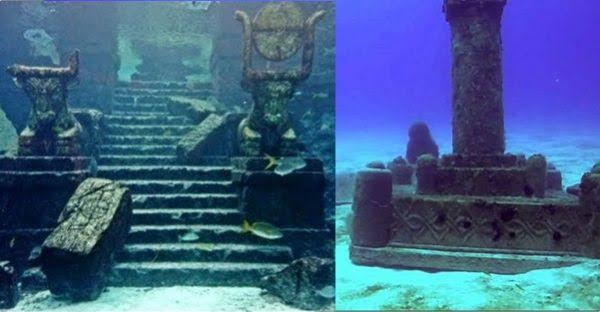
#> input picture src/input_data/architectural_columns.jpg, 600 x 312 px
$ python -i processor3.py   (imports and definitions only)
#> lines starting #> are read from the running program, lines starting #| are printed output that depends on the picture; after the words box and inside, x2 and y2 are one past the last pixel; in counts of white or black regions, pixels touching at a corner belong together
"""
Advanced Marine Image Processing Engine for Submerged Archaeological Sites (Dwarka Project).
"""

import cv2
import numpy as np
import logging

# [1 line not run here, left out]
logger = logging.getLogger(__name__)

class UnderwaterDwarkaProcessor:
    def __init__(self, image_path: str):
        self.image_path = image_path
        self.raw_image = None
        self.corrected_image = None
        self.gray_image = None
        self.edge_map = None
        self.structure_mask = None
        self.metrics = {}

    def load_image(self) -> bool:
        """Loads the underwater Dwarka site image."""
        try:
            self.raw_image = cv2.imread(self.image_path)
#> self.raw_image is the input picture: shape (312, 600, 3); mean B, G, R 137.6, 97.4, 64.1
            if self.raw_image is None:
                logger.error(f"Failed to load image at: {self.image_path}")
                return False
            logger.info("Underwater site image successfully loaded.")
            return True
        except Exception as e:
            logger.exception(f"Exception occurred while loading image: {e}")
            return False

    def corrective_color_balance(self) -> None:
        """Corrects the blue-green underwater color cast using LAB color space channel stretching."""
        # Convert to LAB color space to handle luminance (L) and color channels (A, B) separately
        lab = cv2.cvtColor(self.raw_image, cv2.COLOR_BGR2LAB)
#> lab: shape (312, 600, 3); mean of channels 0, 1, 2 102.9, 129.8, 103.3
        l_channel, a_channel, b_channel = cv2.split(lab)
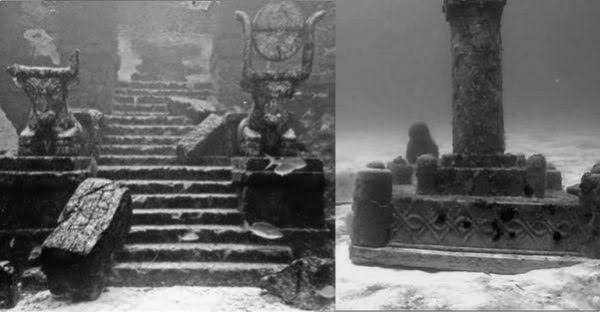
#> l_channel: shape (312, 600); min 2, max 251, mean 102.9
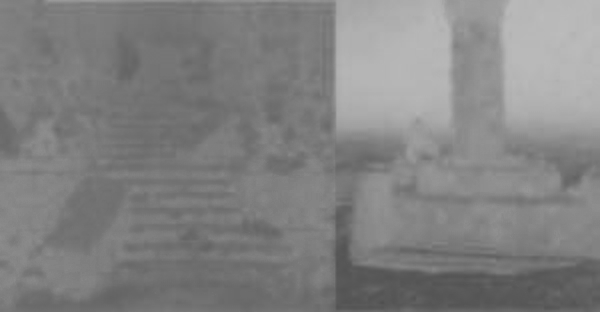
#> a_channel: shape (312, 600); min 79, max 189, mean 129.8
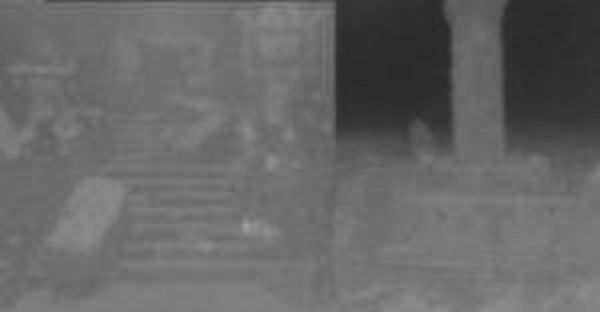
#> b_channel: shape (312, 600); min 42, max 158, mean 103.3

        # Apply CLAHE specifically to the luminance channel to reveal details under murky water
        clahe = cv2.createCLAHE(clipLimit=3.0, tileGridSize=(8, 8))
        l_cloned = clahe.apply(l_channel)

        # Merge back and convert to grayscale for structural analysis
        merged_lab = cv2.merge((l_cloned, a_channel, b_channel))
#> merged_lab: shape (312, 600, 3); mean of channels 0, 1, 2 119.7, 129.8, 103.3
        self.corrected_image = cv2.cvtColor(merged_lab, cv2.COLOR_LAB2BGR)
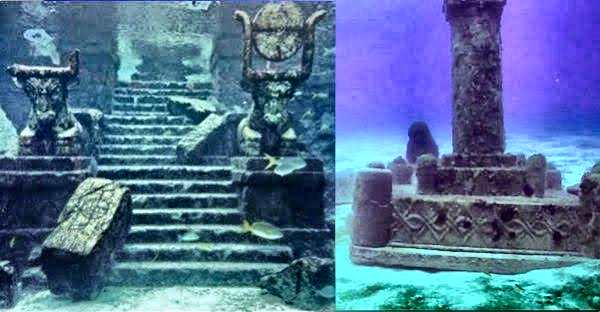
#> self.corrected_image: shape (312, 600, 3); mean B, G, R 151.3, 113.8, 82.4
        self.gray_image = cv2.cvtColor(self.corrected_image, cv2.COLOR_BGR2GRAY)
        logger.info("Underwater color cast corrected and luminance enhanced.")

    def detect_submerged_structures(self) -> None:
        """Applies Canny Edge Detection optimized for stone blocks and anchor outlines on the seabed."""
        # Bilateral filter clears out marine sediment/plankton noise while keeping stone block edges sharp
        smoothed = cv2.bilateralFilter(self.gray_image, d=9, sigmaColor=75, sigmaSpace=75)
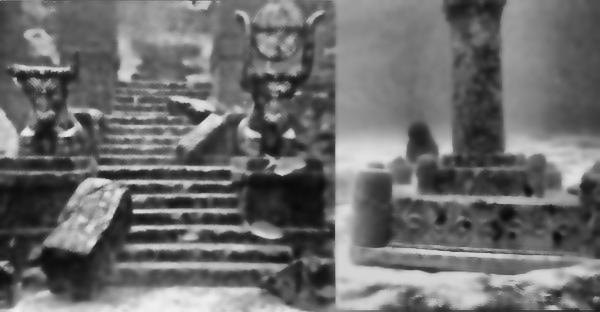
#> smoothed: shape (312, 600); min 10, max 241, mean 108.5
        self.edge_map = cv2.Canny(smoothed, threshold1=40, threshold2=120)
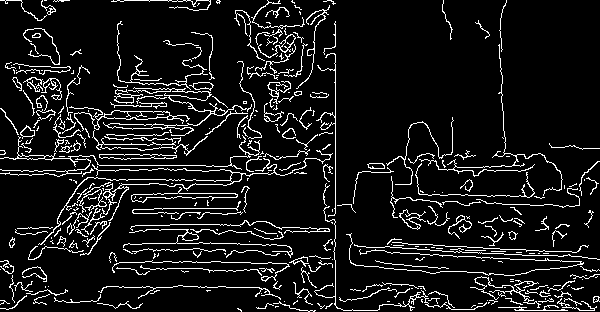
#> self.edge_map: shape (312, 600); 9.3% white in thin lines or dots
        logger.info("Submerged architectural edges and stone blocks mapped.")

    def segment_seafloor_objects(self) -> None:
        """Segments structural stone artifacts from the background seabed using Otsu thresholding."""
        _, self.structure_mask = cv2.threshold(self.gray_image, 0, 255, cv2.THRESH_BINARY + cv2.THRESH_OTSU)
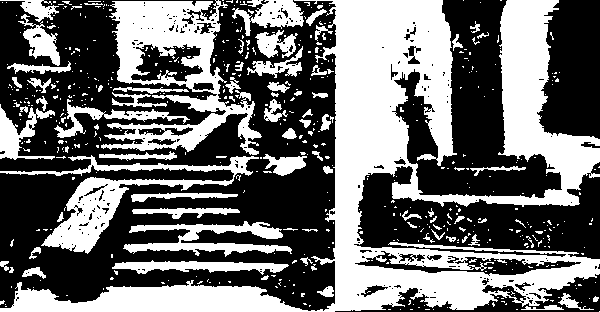
#> self.structure_mask: shape (312, 600); 43% white; 543 white regions (465 under 20 px), largest, box (x1, y1, x2, y2) and area: (0, 0, 600, 312) 47366, (101, 0, 262, 155) 9693, (0, 155, 259, 254) 5103
        logger.info("Seafloor objects and structures segmented.")

    def compute_metrics(self) -> dict:
        """Calculates quantitative metrics for the submerged site (e.g., exposed stone surface density)."""
        total_pixels = self.gray_image.size
#> total_pixels = 187200
        edge_pixels = np.sum(self.edge_map > 0)
#> edge_pixels = 17446
        structure_pixels = np.sum(self.structure_mask == 255)
#> structure_pixels = 80478

        self.metrics = {
            "total_pixels": int(total_pixels),
            "architectural_edge_complexity": int(edge_pixels),
            "exposed_structure_density": round((structure_pixels / total_pixels) * 100, 2),
            "structural_sharpness_ratio": round((edge_pixels / total_pixels) * 100, 2)
        }
#> self.metrics = {'total_pixels': 187200, 'architectural_edge_complexity': 17446, 'exposed_structure_density': 42.99, 'structural_sharpness_ratio': 9.32}
        logger.info("Marine archaeological metrics successfully computed.")
        return self.metrics

    def process_pipeline(self) -> dict:
        if not self.load_image():
            return {}
        self.corrective_color_balance()
        self.detect_submerged_structures()
        self.segment_seafloor_objects()
        return self.compute_metrics()

>>> result = UnderwaterDwarkaProcessor('input_data/architectural_columns.jpg').process_pipeline()
#> result has the same summary as self.metrics in compute_metrics

$ run again, on src/input_data/stone_blocks 2.jpg
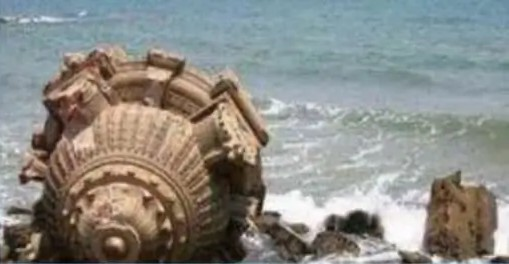
#> input picture src/input_data/stone_blocks 2.jpg, 509 x 264 px
#> in load_image, self.raw_image is the input picture: shape (264, 509, 3); mean B, G, R 133.8, 139.1, 139.5
#> lab: shape (264, 509, 3); mean of channels 0, 1, 2 146.2, 128, 131.5
#> merged_lab: shape (264, 509, 3); mean of channels 0, 1, 2 141.4, 128, 131.5
#> in detect_submerged_structures, `self.edge_map = cv2.Canny(smoothed, threshold1=40, threshold2=120)`:
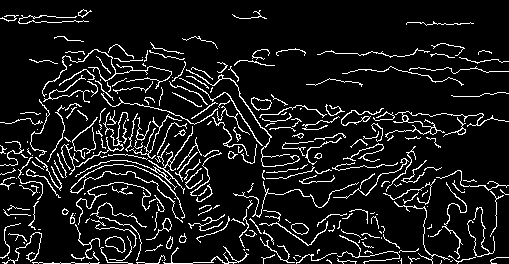
#> self.edge_map: shape (264, 509); 9.6% white in thin lines or dots
#> in segment_seafloor_objects, `_, self.structure_mask = cv2.threshold(self.gray_image, 0, 255, cv2.TH..`:
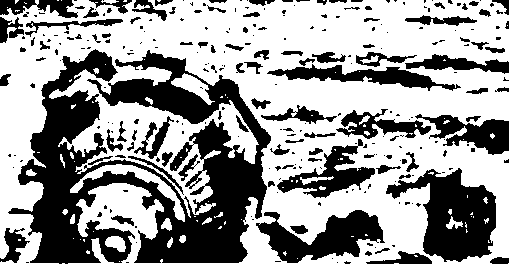
#> self.structure_mask: shape (264, 509); 60.4% white; 278 black regions (180 under 20 px), largest, box (x1, y1, x2, y2) and area: (8, 49, 271, 264) 26243, (386, 168, 496, 262) 5389, (256, 210, 385, 263) 3432
#> edge_pixels = 12953
#> structure_pixels = 81195
#> self.metrics = {'total_pixels': 134376, 'architectural_edge_complexity': 12953, 'exposed_structure_density': 60.42, 'structural_sharpness_ratio': 9.64}
#> result has the same summary as self.metrics in compute_metrics

$ run again, on src/input_data/stone_blocks 3.jpg
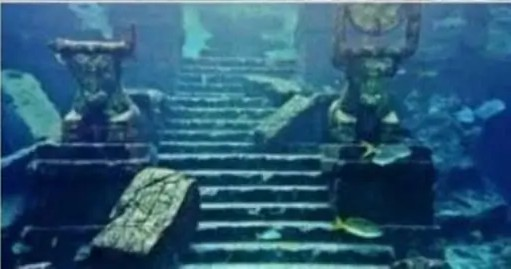
#> input picture src/input_data/stone_blocks 3.jpg, 511 x 269 px
#> in load_image, self.raw_image is the input picture: shape (269, 511, 3); mean B, G, R 118.3, 92.5, 46.4
#> lab: shape (269, 511, 3); mean of channels 0, 1, 2 93.5, 122.3, 108.5
#> merged_lab: shape (269, 511, 3); mean of channels 0, 1, 2 107.6, 122.3, 108.5
#> in detect_submerged_structures, `self.edge_map = cv2.Canny(smoothed, threshold1=40, threshold2=120)`:
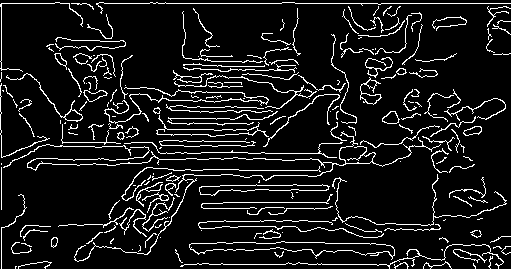
#> self.edge_map: shape (269, 511); 9.7% white in thin lines or dots
#> in segment_seafloor_objects, `_, self.structure_mask = cv2.threshold(self.gray_image, 0, 255, cv2.TH..`:
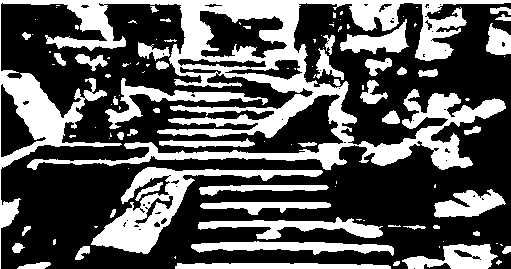
#> self.structure_mask: shape (269, 511); 34.8% white; 111 white regions (62 under 20 px), largest, box (x1, y1, x2, y2) and area: (0, 0, 511, 269) 26852, (91, 167, 323, 254) 4547, (198, 217, 383, 240) 1697
#> edge_pixels = 13291
#> structure_pixels = 47786
#> self.metrics = {'total_pixels': 137459, 'architectural_edge_complexity': 13291, 'exposed_structure_density': 34.76, 'structural_sharpness_ratio': 9.67}
#> result has the same summary as self.metrics in compute_metrics
